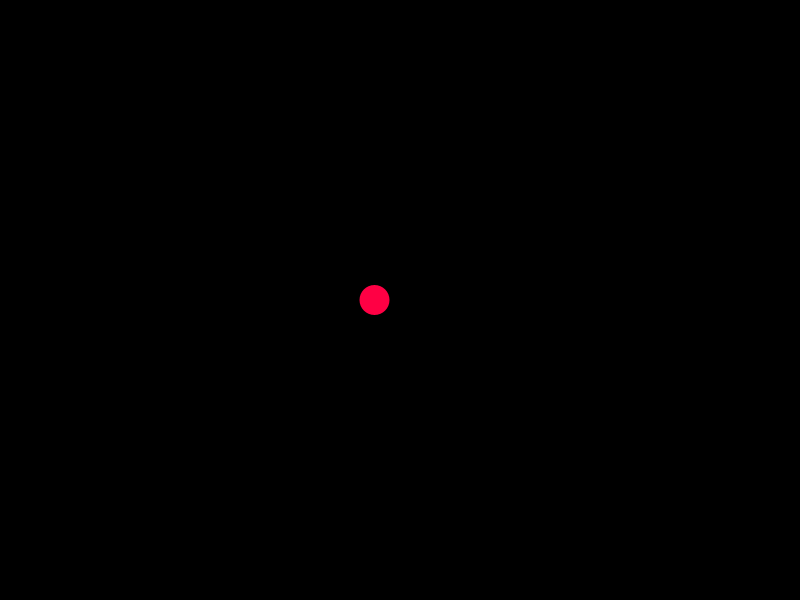
Frame 1 (no input)
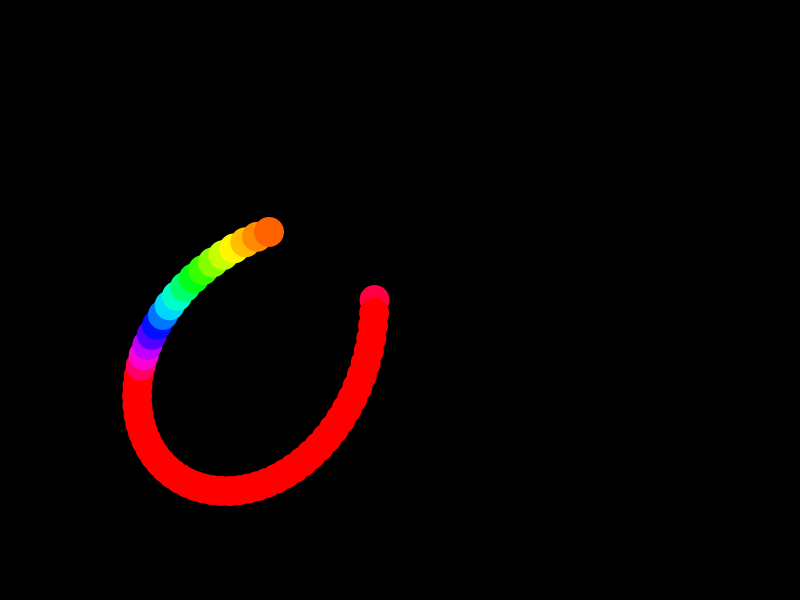
Frame 60 (the mouse pressed at the canvas centre just before this capture)
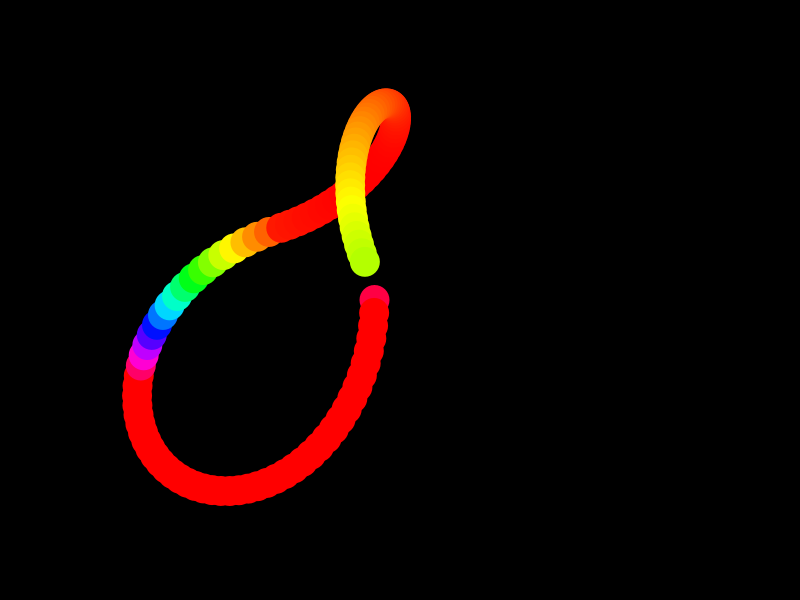
Frame 120 (the mouse held since frame 60 and released just before this capture)

The Processing sketch that drew these frames (run headless with seeded random() and noise(); from frame 60 on, the mouse is pressed at the canvas centre):

// Processing sketch: processing_149578
// ── processing_149578.pde

float diameter;
float diameter2;
float angle = 0;
float angle2 = 0;
float colour = 0;
float rand1 = random(5,150);
float rand2 = random(5,150);
float randcolour = random(20,255);


void setup() {
 
  size(800, 600);
  diameter = 290;
  diameter2= 141;

  //frameRate(30);
  //blendMode(MULTIPLY);
  colorMode(HSB);
  smooth(8);
  background(0);
  noStroke();
 
}

void draw() {

  //float sin = (sin(angle); 
  float coloursin = (sin(angle*1) * 10 + 55);
  float colourrand = (sin(angle) * randcolour + randcolour);
  float sinw = (sin(angle) * diameter/2) + height/2;
  float sinh = (sin(angle + PI/2) * diameter/2) + height/2;
  float sinw2 = (sin(angle2) * diameter2/2);
  float sinh2 = (sin(angle2 + PI/2) * diameter2/2);
 
   //fill(255, 204);  //white
   fill(colourrand,255,255);
   ellipse(sinh - sinh2 , sinw + sinw2, 30, 30);
 //}

colour += 0.135;

  angle2 += PI/rand1;
  angle += PI/rand2;
 
  if(colourrand > 255)
{
  colourrand = 0;
} }
 
 void mousePressed() {
   background(0);
rand1 = random(5,150);
rand2 = random(5,150);
randcolour = random(20,255);
 }
 
